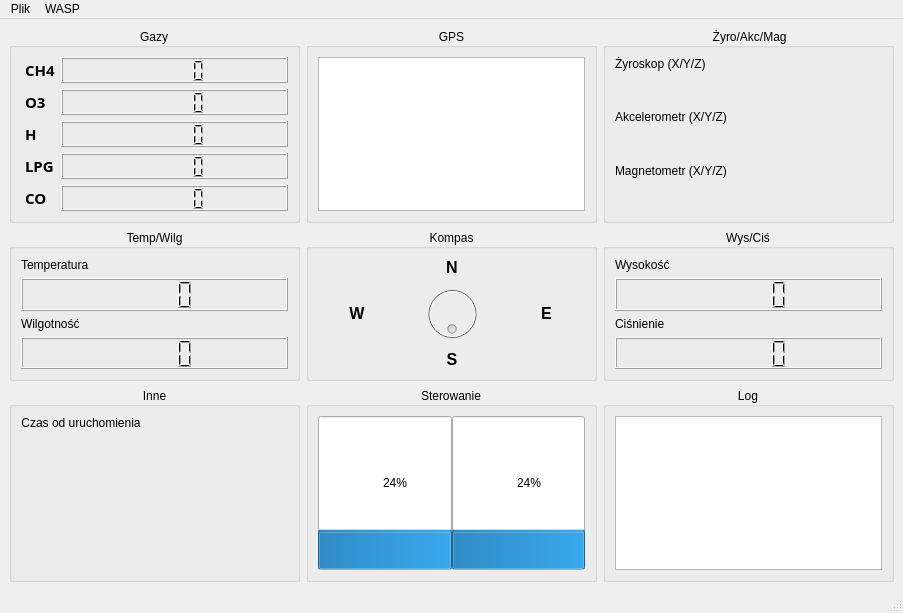
<?xml version="1.0" encoding="UTF-8"?>
<ui version="4.0">
 <class>CanSatWindow</class>
 <widget class="QMainWindow" name="CanSatWindow">
  <property name="geometry">
   <rect>
    <x>0</x>
    <y>0</y>
    <width>903</width>
    <height>613</height>
   </rect>
  </property>
  <property name="windowTitle">
   <string>WASP</string>
  </property>
  <widget class="QWidget" name="centralwidget">
   <property name="sizePolicy">
    <sizepolicy hsizetype="Preferred" vsizetype="Preferred">
     <horstretch>0</horstretch>
     <verstretch>0</verstretch>
    </sizepolicy>
   </property>
   <layout class="QGridLayout" name="gridLayout_2">
    <property name="sizeConstraint">
     <enum>QLayout::SetNoConstraint</enum>
    </property>
    <property name="leftMargin">
     <number>9</number>
    </property>
    <item row="0" column="2">
     <widget class="QGroupBox" name="gridGroupBox_GAM">
      <property name="sizePolicy">
       <sizepolicy hsizetype="Expanding" vsizetype="Expanding">
        <horstretch>0</horstretch>
        <verstretch>0</verstretch>
       </sizepolicy>
      </property>
      <property name="title">
       <string> Żyro/Akc/Mag</string>
      </property>
      <property name="alignment">
       <set>Qt::AlignCenter</set>
      </property>
      <property name="flat">
       <bool>false</bool>
      </property>
      <layout class="QGridLayout" name="gridLayout_13">
       <item row="0" column="0">
        <layout class="QFormLayout" name="formLayout_GAM">
         <property name="rowWrapPolicy">
          <enum>QFormLayout::WrapAllRows</enum>
         </property>
         <property name="labelAlignment">
          <set>Qt::AlignCenter</set>
         </property>
         <property name="formAlignment">
          <set>Qt::AlignCenter</set>
         </property>
         <item row="0" column="0">
          <widget class="QLabel" name="label_static_Gyro">
           <property name="sizePolicy">
            <sizepolicy hsizetype="Expanding" vsizetype="Expanding">
             <horstretch>0</horstretch>
             <verstretch>0</verstretch>
            </sizepolicy>
           </property>
           <property name="text">
            <string>Żyroskop (X/Y/Z)</string>
           </property>
          </widget>
         </item>
         <item row="0" column="1">
          <widget class="QLabel" name="label_Gyro">
           <property name="sizePolicy">
            <sizepolicy hsizetype="Expanding" vsizetype="Expanding">
             <horstretch>1</horstretch>
             <verstretch>1</verstretch>
            </sizepolicy>
           </property>
           <property name="font">
            <font>
             <pointsize>9</pointsize>
             <weight>75</weight>
             <bold>true</bold>
            </font>
           </property>
           <property name="text">
            <string/>
           </property>
          </widget>
         </item>
         <item row="1" column="0">
          <widget class="QLabel" name="label_static_Accel">
           <property name="sizePolicy">
            <sizepolicy hsizetype="Expanding" vsizetype="Expanding">
             <horstretch>0</horstretch>
             <verstretch>0</verstretch>
            </sizepolicy>
           </property>
           <property name="text">
            <string>Akcelerometr (X/Y/Z)</string>
           </property>
          </widget>
         </item>
         <item row="1" column="1">
          <widget class="QLabel" name="label_Accel">
           <property name="sizePolicy">
            <sizepolicy hsizetype="Expanding" vsizetype="Expanding">
             <horstretch>1</horstretch>
             <verstretch>1</verstretch>
            </sizepolicy>
           </property>
           <property name="font">
            <font>
             <pointsize>9</pointsize>
             <weight>75</weight>
             <bold>true</bold>
            </font>
           </property>
           <property name="text">
            <string/>
           </property>
          </widget>
         </item>
         <item row="2" column="0">
          <widget class="QLabel" name="label_static_Magnet">
           <property name="sizePolicy">
            <sizepolicy hsizetype="Expanding" vsizetype="Expanding">
             <horstretch>0</horstretch>
             <verstretch>0</verstretch>
            </sizepolicy>
           </property>
           <property name="text">
            <string>Magnetometr (X/Y/Z)</string>
           </property>
          </widget>
         </item>
         <item row="2" column="1">
          <widget class="QLabel" name="label_Magnet">
           <property name="sizePolicy">
            <sizepolicy hsizetype="Expanding" vsizetype="Expanding">
             <horstretch>1</horstretch>
             <verstretch>1</verstretch>
            </sizepolicy>
           </property>
           <property name="font">
            <font>
             <pointsize>9</pointsize>
             <weight>75</weight>
             <bold>true</bold>
            </font>
           </property>
           <property name="text">
            <string/>
           </property>
          </widget>
         </item>
        </layout>
       </item>
      </layout>
     </widget>
    </item>
    <item row="1" column="0">
     <widget class="QGroupBox" name="gridGroupBox_TH">
      <property name="sizePolicy">
       <sizepolicy hsizetype="Expanding" vsizetype="Expanding">
        <horstretch>0</horstretch>
        <verstretch>0</verstretch>
       </sizepolicy>
      </property>
      <property name="title">
       <string>Temp/Wilg</string>
      </property>
      <property name="alignment">
       <set>Qt::AlignCenter</set>
      </property>
      <property name="flat">
       <bool>false</bool>
      </property>
      <layout class="QGridLayout" name="gridLayout_9">
       <item row="0" column="0">
        <layout class="QFormLayout" name="formLayout_TH">
         <property name="rowWrapPolicy">
          <enum>QFormLayout::WrapAllRows</enum>
         </property>
         <property name="formAlignment">
          <set>Qt::AlignCenter</set>
         </property>
         <item row="0" column="0">
          <widget class="QLabel" name="label_static_Temperature">
           <property name="sizePolicy">
            <sizepolicy hsizetype="Expanding" vsizetype="Expanding">
             <horstretch>0</horstretch>
             <verstretch>0</verstretch>
            </sizepolicy>
           </property>
           <property name="text">
            <string>Temperatura</string>
           </property>
          </widget>
         </item>
         <item row="0" column="1">
          <widget class="QLCDNumber" name="lcdNumber_Temperature">
           <property name="sizePolicy">
            <sizepolicy hsizetype="Expanding" vsizetype="Expanding">
             <horstretch>0</horstretch>
             <verstretch>1</verstretch>
            </sizepolicy>
           </property>
           <property name="baseSize">
            <size>
             <width>0</width>
             <height>0</height>
            </size>
           </property>
          </widget>
         </item>
         <item row="1" column="0">
          <widget class="QLabel" name="label_static_Humidity">
           <property name="sizePolicy">
            <sizepolicy hsizetype="Expanding" vsizetype="Expanding">
             <horstretch>0</horstretch>
             <verstretch>0</verstretch>
            </sizepolicy>
           </property>
           <property name="text">
            <string>Wilgotność</string>
           </property>
          </widget>
         </item>
         <item row="1" column="1">
          <widget class="QLCDNumber" name="lcdNumber_Humidity">
           <property name="sizePolicy">
            <sizepolicy hsizetype="Expanding" vsizetype="Expanding">
             <horstretch>0</horstretch>
             <verstretch>1</verstretch>
            </sizepolicy>
           </property>
           <property name="baseSize">
            <size>
             <width>0</width>
             <height>0</height>
            </size>
           </property>
          </widget>
         </item>
        </layout>
       </item>
      </layout>
     </widget>
    </item>
    <item row="0" column="0">
     <widget class="QGroupBox" name="gridGroupBox_Gases">
      <property name="sizePolicy">
       <sizepolicy hsizetype="Expanding" vsizetype="Expanding">
        <horstretch>0</horstretch>
        <verstretch>0</verstretch>
       </sizepolicy>
      </property>
      <property name="title">
       <string>Gazy</string>
      </property>
      <property name="alignment">
       <set>Qt::AlignCenter</set>
      </property>
      <layout class="QGridLayout" name="gridLayout_12">
       <item row="0" column="0">
        <layout class="QFormLayout" name="formLayout_Gases">
         <property name="sizeConstraint">
          <enum>QLayout::SetDefaultConstraint</enum>
         </property>
         <property name="fieldGrowthPolicy">
          <enum>QFormLayout::AllNonFixedFieldsGrow</enum>
         </property>
         <property name="rowWrapPolicy">
          <enum>QFormLayout::DontWrapRows</enum>
         </property>
         <property name="labelAlignment">
          <set>Qt::AlignLeading|Qt::AlignLeft|Qt::AlignVCenter</set>
         </property>
         <property name="formAlignment">
          <set>Qt::AlignCenter</set>
         </property>
         <property name="horizontalSpacing">
          <number>6</number>
         </property>
         <property name="verticalSpacing">
          <number>6</number>
         </property>
         <property name="leftMargin">
          <number>4</number>
         </property>
         <property name="rightMargin">
          <number>0</number>
         </property>
         <item row="0" column="0">
          <widget class="QLabel" name="label_static_CH4">
           <property name="sizePolicy">
            <sizepolicy hsizetype="Expanding" vsizetype="Expanding">
             <horstretch>0</horstretch>
             <verstretch>0</verstretch>
            </sizepolicy>
           </property>
           <property name="font">
            <font>
             <family>Source Code Pro</family>
             <pointsize>11</pointsize>
             <weight>75</weight>
             <bold>true</bold>
            </font>
           </property>
           <property name="text">
            <string>CH4</string>
           </property>
          </widget>
         </item>
         <item row="0" column="1">
          <widget class="QLCDNumber" name="lcdNumber_CH4">
           <property name="sizePolicy">
            <sizepolicy hsizetype="Expanding" vsizetype="Expanding">
             <horstretch>3</horstretch>
             <verstretch>3</verstretch>
            </sizepolicy>
           </property>
          </widget>
         </item>
         <item row="1" column="0">
          <widget class="QLabel" name="label_static_O3">
           <property name="sizePolicy">
            <sizepolicy hsizetype="Expanding" vsizetype="Expanding">
             <horstretch>0</horstretch>
             <verstretch>0</verstretch>
            </sizepolicy>
           </property>
           <property name="font">
            <font>
             <family>Source Code Pro</family>
             <pointsize>11</pointsize>
             <weight>75</weight>
             <bold>true</bold>
            </font>
           </property>
           <property name="text">
            <string>O3</string>
           </property>
          </widget>
         </item>
         <item row="1" column="1">
          <widget class="QLCDNumber" name="lcdNumber_O3">
           <property name="sizePolicy">
            <sizepolicy hsizetype="Expanding" vsizetype="Expanding">
             <horstretch>3</horstretch>
             <verstretch>3</verstretch>
            </sizepolicy>
           </property>
          </widget>
         </item>
         <item row="2" column="0">
          <widget class="QLabel" name="label_static_H">
           <property name="sizePolicy">
            <sizepolicy hsizetype="Expanding" vsizetype="Expanding">
             <horstretch>0</horstretch>
             <verstretch>0</verstretch>
            </sizepolicy>
           </property>
           <property name="font">
            <font>
             <family>Source Code Pro</family>
             <pointsize>11</pointsize>
             <weight>75</weight>
             <bold>true</bold>
            </font>
           </property>
           <property name="text">
            <string>H</string>
           </property>
          </widget>
         </item>
         <item row="2" column="1">
          <widget class="QLCDNumber" name="lcdNumber_H">
           <property name="sizePolicy">
            <sizepolicy hsizetype="Expanding" vsizetype="Expanding">
             <horstretch>3</horstretch>
             <verstretch>3</verstretch>
            </sizepolicy>
           </property>
          </widget>
         </item>
         <item row="3" column="0">
          <widget class="QLabel" name="label_static_LPG">
           <property name="sizePolicy">
            <sizepolicy hsizetype="Expanding" vsizetype="Expanding">
             <horstretch>0</horstretch>
             <verstretch>0</verstretch>
            </sizepolicy>
           </property>
           <property name="font">
            <font>
             <family>Source Code Pro</family>
             <pointsize>11</pointsize>
             <weight>75</weight>
             <bold>true</bold>
            </font>
           </property>
           <property name="text">
            <string>LPG</string>
           </property>
          </widget>
         </item>
         <item row="3" column="1">
          <widget class="QLCDNumber" name="lcdNumber_LPG">
           <property name="sizePolicy">
            <sizepolicy hsizetype="Expanding" vsizetype="Expanding">
             <horstretch>3</horstretch>
             <verstretch>3</verstretch>
            </sizepolicy>
           </property>
          </widget>
         </item>
         <item row="4" column="0">
          <widget class="QLabel" name="label_static_CO">
           <property name="sizePolicy">
            <sizepolicy hsizetype="Expanding" vsizetype="Expanding">
             <horstretch>0</horstretch>
             <verstretch>0</verstretch>
            </sizepolicy>
           </property>
           <property name="font">
            <font>
             <family>Source Code Pro</family>
             <pointsize>11</pointsize>
             <weight>75</weight>
             <bold>true</bold>
            </font>
           </property>
           <property name="text">
            <string>CO</string>
           </property>
          </widget>
         </item>
         <item row="4" column="1">
          <widget class="QLCDNumber" name="lcdNumber_CO">
           <property name="sizePolicy">
            <sizepolicy hsizetype="Expanding" vsizetype="Expanding">
             <horstretch>3</horstretch>
             <verstretch>3</verstretch>
            </sizepolicy>
           </property>
          </widget>
         </item>
        </layout>
       </item>
      </layout>
     </widget>
    </item>
    <item row="0" column="1">
     <widget class="QGroupBox" name="gridGroupBot_GPS">
      <property name="sizePolicy">
       <sizepolicy hsizetype="Expanding" vsizetype="Expanding">
        <horstretch>0</horstretch>
        <verstretch>0</verstretch>
       </sizepolicy>
      </property>
      <property name="title">
       <string>GPS</string>
      </property>
      <property name="alignment">
       <set>Qt::AlignCenter</set>
      </property>
      <layout class="QGridLayout" name="gridLayout_11">
       <item row="0" column="0">
        <layout class="QGridLayout" name="gridLayout_GPS">
         <item row="0" column="0">
          <widget class="QListView" name="listView_GPS">
           <property name="sizePolicy">
            <sizepolicy hsizetype="Expanding" vsizetype="Expanding">
             <horstretch>0</horstretch>
             <verstretch>0</verstretch>
            </sizepolicy>
           </property>
          </widget>
         </item>
        </layout>
       </item>
      </layout>
     </widget>
    </item>
    <item row="1" column="2">
     <widget class="QGroupBox" name="gridGroupBox_AP">
      <property name="sizePolicy">
       <sizepolicy hsizetype="Expanding" vsizetype="Expanding">
        <horstretch>0</horstretch>
        <verstretch>0</verstretch>
       </sizepolicy>
      </property>
      <property name="title">
       <string>Wys/Ciś</string>
      </property>
      <property name="alignment">
       <set>Qt::AlignCenter</set>
      </property>
      <property name="flat">
       <bool>false</bool>
      </property>
      <layout class="QGridLayout" name="gridLayout_10">
       <item row="0" column="0">
        <layout class="QFormLayout" name="formLayout_AP">
         <property name="rowWrapPolicy">
          <enum>QFormLayout::WrapAllRows</enum>
         </property>
         <property name="labelAlignment">
          <set>Qt::AlignCenter</set>
         </property>
         <property name="formAlignment">
          <set>Qt::AlignCenter</set>
         </property>
         <item row="0" column="0">
          <widget class="QLabel" name="label_static_Altitude">
           <property name="sizePolicy">
            <sizepolicy hsizetype="Expanding" vsizetype="Expanding">
             <horstretch>0</horstretch>
             <verstretch>0</verstretch>
            </sizepolicy>
           </property>
           <property name="text">
            <string>Wysokość</string>
           </property>
          </widget>
         </item>
         <item row="0" column="1">
          <widget class="QLCDNumber" name="lcdNumber_Altitude">
           <property name="sizePolicy">
            <sizepolicy hsizetype="Expanding" vsizetype="Expanding">
             <horstretch>0</horstretch>
             <verstretch>1</verstretch>
            </sizepolicy>
           </property>
           <property name="baseSize">
            <size>
             <width>0</width>
             <height>0</height>
            </size>
           </property>
          </widget>
         </item>
         <item row="1" column="0">
          <widget class="QLabel" name="label_static_Pressure">
           <property name="sizePolicy">
            <sizepolicy hsizetype="Expanding" vsizetype="Expanding">
             <horstretch>0</horstretch>
             <verstretch>0</verstretch>
            </sizepolicy>
           </property>
           <property name="text">
            <string>Ciśnienie</string>
           </property>
          </widget>
         </item>
         <item row="1" column="1">
          <widget class="QLCDNumber" name="lcdNumber_Pressure">
           <property name="sizePolicy">
            <sizepolicy hsizetype="Expanding" vsizetype="Expanding">
             <horstretch>0</horstretch>
             <verstretch>1</verstretch>
            </sizepolicy>
           </property>
           <property name="baseSize">
            <size>
             <width>0</width>
             <height>0</height>
            </size>
           </property>
          </widget>
         </item>
        </layout>
       </item>
      </layout>
     </widget>
    </item>
    <item row="2" column="0">
     <widget class="QGroupBox" name="gridGroupBox_Other">
      <property name="sizePolicy">
       <sizepolicy hsizetype="Expanding" vsizetype="Expanding">
        <horstretch>0</horstretch>
        <verstretch>0</verstretch>
       </sizepolicy>
      </property>
      <property name="layoutDirection">
       <enum>Qt::LeftToRight</enum>
      </property>
      <property name="autoFillBackground">
       <bool>false</bool>
      </property>
      <property name="title">
       <string>Inne</string>
      </property>
      <property name="alignment">
       <set>Qt::AlignCenter</set>
      </property>
      <property name="flat">
       <bool>false</bool>
      </property>
      <layout class="QGridLayout" name="gridLayout_5">
       <property name="sizeConstraint">
        <enum>QLayout::SetNoConstraint</enum>
       </property>
       <item row="1" column="1">
        <layout class="QFormLayout" name="formLayout_Other">
         <property name="rowWrapPolicy">
          <enum>QFormLayout::WrapAllRows</enum>
         </property>
         <property name="labelAlignment">
          <set>Qt::AlignCenter</set>
         </property>
         <property name="formAlignment">
          <set>Qt::AlignCenter</set>
         </property>
         <item row="0" column="0">
          <widget class="QLabel" name="label_static_Time">
           <property name="sizePolicy">
            <sizepolicy hsizetype="Expanding" vsizetype="Expanding">
             <horstretch>0</horstretch>
             <verstretch>0</verstretch>
            </sizepolicy>
           </property>
           <property name="text">
            <string>Czas od uruchomienia</string>
           </property>
           <property name="alignment">
            <set>Qt::AlignCenter</set>
           </property>
          </widget>
         </item>
         <item row="0" column="1">
          <widget class="QLabel" name="label_Time">
           <property name="sizePolicy">
            <sizepolicy hsizetype="Expanding" vsizetype="Expanding">
             <horstretch>1</horstretch>
             <verstretch>1</verstretch>
            </sizepolicy>
           </property>
           <property name="font">
            <font>
             <pointsize>9</pointsize>
             <weight>75</weight>
             <bold>true</bold>
            </font>
           </property>
           <property name="text">
            <string/>
           </property>
          </widget>
         </item>
        </layout>
       </item>
      </layout>
     </widget>
    </item>
    <item row="2" column="2">
     <widget class="QGroupBox" name="gridGroupBox_Log">
      <property name="sizePolicy">
       <sizepolicy hsizetype="Expanding" vsizetype="Expanding">
        <horstretch>0</horstretch>
        <verstretch>0</verstretch>
       </sizepolicy>
      </property>
      <property name="title">
       <string>Log</string>
      </property>
      <property name="alignment">
       <set>Qt::AlignCenter</set>
      </property>
      <property name="flat">
       <bool>false</bool>
      </property>
      <layout class="QGridLayout" name="gridLayout_8">
       <item row="0" column="0">
        <layout class="QGridLayout" name="gridLayout_Log">
         <item row="0" column="0">
          <widget class="QListView" name="listView_Log"/>
         </item>
        </layout>
       </item>
      </layout>
     </widget>
    </item>
    <item row="2" column="1">
     <widget class="QGroupBox" name="gridGroupBox_Control">
      <property name="sizePolicy">
       <sizepolicy hsizetype="Expanding" vsizetype="Expanding">
        <horstretch>0</horstretch>
        <verstretch>0</verstretch>
       </sizepolicy>
      </property>
      <property name="title">
       <string>Sterowanie</string>
      </property>
      <property name="alignment">
       <set>Qt::AlignCenter</set>
      </property>
      <property name="flat">
       <bool>false</bool>
      </property>
      <layout class="QGridLayout" name="gridLayout_7">
       <item row="0" column="0">
        <layout class="QGridLayout" name="gridLayout_Control">
         <property name="sizeConstraint">
          <enum>QLayout::SetDefaultConstraint</enum>
         </property>
         <property name="spacing">
          <number>0</number>
         </property>
         <item row="0" column="0">
          <widget class="QProgressBar" name="progressBar_ControlLeft">
           <property name="sizePolicy">
            <sizepolicy hsizetype="Expanding" vsizetype="Expanding">
             <horstretch>0</horstretch>
             <verstretch>0</verstretch>
            </sizepolicy>
           </property>
           <property name="value">
            <number>24</number>
           </property>
           <property name="orientation">
            <enum>Qt::Vertical</enum>
           </property>
          </widget>
         </item>
         <item row="0" column="1">
          <widget class="QProgressBar" name="progressBar_ControlRight">
           <property name="sizePolicy">
            <sizepolicy hsizetype="Expanding" vsizetype="Expanding">
             <horstretch>0</horstretch>
             <verstretch>0</verstretch>
            </sizepolicy>
           </property>
           <property name="value">
            <number>24</number>
           </property>
           <property name="orientation">
            <enum>Qt::Vertical</enum>
           </property>
          </widget>
         </item>
        </layout>
       </item>
      </layout>
     </widget>
    </item>
    <item row="1" column="1">
     <widget class="QGroupBox" name="groupBox_Compass">
      <property name="sizePolicy">
       <sizepolicy hsizetype="Expanding" vsizetype="Expanding">
        <horstretch>0</horstretch>
        <verstretch>0</verstretch>
       </sizepolicy>
      </property>
      <property name="title">
       <string>Kompas</string>
      </property>
      <property name="alignment">
       <set>Qt::AlignCenter</set>
      </property>
      <layout class="QGridLayout" name="gridLayout_17">
       <item row="0" column="0">
        <layout class="QGridLayout" name="gridLayout_Compass">
         <item row="1" column="2">
          <widget class="QLabel" name="label_static_East">
           <property name="sizePolicy">
            <sizepolicy hsizetype="Expanding" vsizetype="Expanding">
             <horstretch>0</horstretch>
             <verstretch>0</verstretch>
            </sizepolicy>
           </property>
           <property name="font">
            <font>
             <family>Segoe UI</family>
             <pointsize>12</pointsize>
             <weight>75</weight>
             <bold>true</bold>
            </font>
           </property>
           <property name="text">
            <string>E</string>
           </property>
           <property name="scaledContents">
            <bool>false</bool>
           </property>
           <property name="alignment">
            <set>Qt::AlignCenter</set>
           </property>
          </widget>
         </item>
         <item row="1" column="1">
          <widget class="QDial" name="dial_Compass">
           <property name="enabled">
            <bool>false</bool>
           </property>
           <property name="sizePolicy">
            <sizepolicy hsizetype="Expanding" vsizetype="Expanding">
             <horstretch>0</horstretch>
             <verstretch>0</verstretch>
            </sizepolicy>
           </property>
           <property name="minimum">
            <number>0</number>
           </property>
           <property name="maximum">
            <number>360</number>
           </property>
           <property name="pageStep">
            <number>1</number>
           </property>
           <property name="value">
            <number>0</number>
           </property>
           <property name="sliderPosition">
            <number>0</number>
           </property>
           <property name="tracking">
            <bool>true</bool>
           </property>
           <property name="orientation">
            <enum>Qt::Vertical</enum>
           </property>
           <property name="wrapping">
            <bool>true</bool>
           </property>
           <property name="notchTarget">
            <double>0.000000000000000</double>
           </property>
           <property name="notchesVisible">
            <bool>false</bool>
           </property>
          </widget>
         </item>
         <item row="1" column="0">
          <widget class="QLabel" name="label_static_West">
           <property name="sizePolicy">
            <sizepolicy hsizetype="Expanding" vsizetype="Expanding">
             <horstretch>0</horstretch>
             <verstretch>0</verstretch>
            </sizepolicy>
           </property>
           <property name="font">
            <font>
             <family>Segoe UI</family>
             <pointsize>12</pointsize>
             <weight>75</weight>
             <bold>true</bold>
            </font>
           </property>
           <property name="text">
            <string>W</string>
           </property>
           <property name="scaledContents">
            <bool>false</bool>
           </property>
           <property name="alignment">
            <set>Qt::AlignCenter</set>
           </property>
          </widget>
         </item>
         <item row="0" column="1">
          <widget class="QLabel" name="label_static_North">
           <property name="sizePolicy">
            <sizepolicy hsizetype="Expanding" vsizetype="Expanding">
             <horstretch>0</horstretch>
             <verstretch>0</verstretch>
            </sizepolicy>
           </property>
           <property name="font">
            <font>
             <family>Segoe UI</family>
             <pointsize>12</pointsize>
             <weight>75</weight>
             <bold>true</bold>
            </font>
           </property>
           <property name="text">
            <string>N</string>
           </property>
           <property name="scaledContents">
            <bool>false</bool>
           </property>
           <property name="alignment">
            <set>Qt::AlignCenter</set>
           </property>
          </widget>
         </item>
         <item row="2" column="1">
          <widget class="QLabel" name="label_static_South">
           <property name="sizePolicy">
            <sizepolicy hsizetype="Expanding" vsizetype="Expanding">
             <horstretch>0</horstretch>
             <verstretch>0</verstretch>
            </sizepolicy>
           </property>
           <property name="font">
            <font>
             <family>Segoe UI</family>
             <pointsize>12</pointsize>
             <weight>75</weight>
             <bold>true</bold>
            </font>
           </property>
           <property name="text">
            <string>S</string>
           </property>
           <property name="scaledContents">
            <bool>false</bool>
           </property>
           <property name="alignment">
            <set>Qt::AlignCenter</set>
           </property>
          </widget>
         </item>
        </layout>
       </item>
      </layout>
     </widget>
    </item>
   </layout>
  </widget>
  <widget class="QMenuBar" name="menubar">
   <property name="geometry">
    <rect>
     <x>0</x>
     <y>0</y>
     <width>903</width>
     <height>20</height>
    </rect>
   </property>
   <widget class="QMenu" name="menuFile">
    <property name="title">
     <string>Plik</string>
    </property>
    <addaction name="action_ParseLog"/>
    <addaction name="separator"/>
    <addaction name="action_Exit"/>
   </widget>
   <widget class="QMenu" name="menuWASP">
    <property name="title">
     <string>WASP</string>
    </property>
    <addaction name="action_ConnectToWASP"/>
    <addaction name="action_SaveData"/>
   </widget>
   <addaction name="menuFile"/>
   <addaction name="menuWASP"/>
  </widget>
  <widget class="QStatusBar" name="statusbar"/>
  <action name="action_ParseLog">
   <property name="text">
    <string>Przeparsuj plik z logiem</string>
   </property>
  </action>
  <action name="action_Exit">
   <property name="text">
    <string>Wyjście</string>
   </property>
  </action>
  <action name="action_ConnectToWASP">
   <property name="text">
    <string>Połącz z WASPem</string>
   </property>
  </action>
  <action name="action_SaveData">
   <property name="text">
    <string>Zapisz odczytane dane do pliku</string>
   </property>
  </action>
 </widget>
 <resources/>
 <connections/>
</ui>
